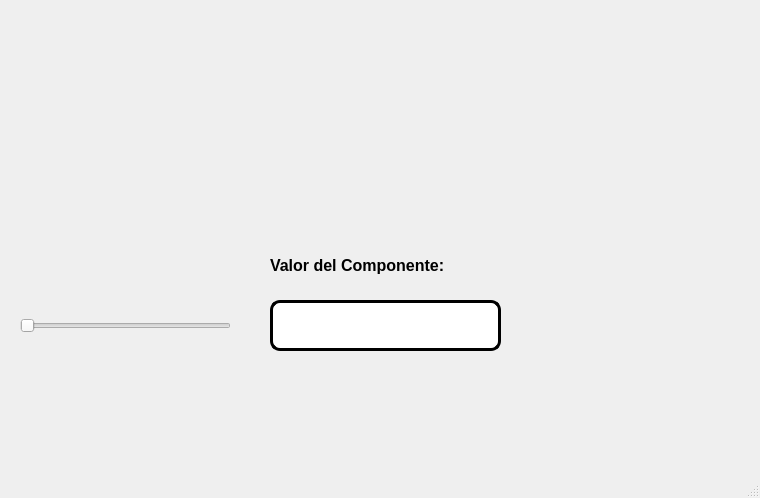
<?xml version="1.0" encoding="UTF-8"?>
<ui version="4.0">
 <class>MainWindow</class>
 <widget class="QMainWindow" name="MainWindow">
  <property name="geometry">
   <rect>
    <x>0</x>
    <y>0</y>
    <width>760</width>
    <height>498</height>
   </rect>
  </property>
  <property name="windowTitle">
   <string>MainWindow</string>
  </property>
  <widget class="QWidget" name="centralwidget">
   <widget class="QLabel" name="label_5">
    <property name="geometry">
     <rect>
      <x>270</x>
      <y>250</y>
      <width>231</width>
      <height>31</height>
     </rect>
    </property>
    <property name="font">
     <font>
      <pointsize>12</pointsize>
      <weight>75</weight>
      <bold>true</bold>
     </font>
    </property>
    <property name="text">
     <string>Valor del Componente:</string>
    </property>
   </widget>
   <widget class="QSlider" name="horizontalSlider">
    <property name="geometry">
     <rect>
      <x>20</x>
      <y>300</y>
      <width>211</width>
      <height>51</height>
     </rect>
    </property>
    <property name="orientation">
     <enum>Qt::Horizontal</enum>
    </property>
   </widget>
   <widget class="QLineEdit" name="lineEdit">
    <property name="geometry">
     <rect>
      <x>270</x>
      <y>300</y>
      <width>231</width>
      <height>51</height>
     </rect>
    </property>
    <property name="font">
     <font>
      <pointsize>25</pointsize>
      <weight>75</weight>
      <bold>true</bold>
     </font>
    </property>
    <property name="styleSheet">
     <string notr="true">background-color: rgb(255, 255, 255);
border-radius: 10px;
border: 3px solid black</string>
    </property>
    <property name="alignment">
     <set>Qt::AlignCenter</set>
    </property>
   </widget>
   <widget class="QLabel" name="label_2">
    <property name="geometry">
     <rect>
      <x>10</x>
      <y>20</y>
      <width>151</width>
      <height>111</height>
     </rect>
    </property>
    <property name="styleSheet">
     <string notr="true"/>
    </property>
    <property name="text">
     <string/>
    </property>
    <property name="pixmap">
     <pixmap resource="../Archivos/Recursos.qrc">:/Fotos/logofacultad.jpg</pixmap>
    </property>
    <property name="scaledContents">
     <bool>true</bool>
    </property>
   </widget>
   <widget class="QLabel" name="label_3">
    <property name="geometry">
     <rect>
      <x>580</x>
      <y>20</y>
      <width>161</width>
      <height>111</height>
     </rect>
    </property>
    <property name="styleSheet">
     <string notr="true"/>
    </property>
    <property name="text">
     <string/>
    </property>
    <property name="pixmap">
     <pixmap resource="../Archivos/Recursos.qrc">:/Fotos/logoUAT.jpg</pixmap>
    </property>
    <property name="scaledContents">
     <bool>true</bool>
    </property>
   </widget>
   <widget class="QLabel" name="label_4">
    <property name="geometry">
     <rect>
      <x>580</x>
      <y>310</y>
      <width>161</width>
      <height>121</height>
     </rect>
    </property>
    <property name="styleSheet">
     <string notr="true"/>
    </property>
    <property name="text">
     <string/>
    </property>
    <property name="pixmap">
     <pixmap resource="../Archivos/Recursos.qrc">:/Fotos/kirby buchon.jpg</pixmap>
    </property>
    <property name="scaledContents">
     <bool>true</bool>
    </property>
   </widget>
  </widget>
  <widget class="QMenuBar" name="menubar">
   <property name="geometry">
    <rect>
     <x>0</x>
     <y>0</y>
     <width>760</width>
     <height>26</height>
    </rect>
   </property>
  </widget>
  <widget class="QStatusBar" name="statusbar"/>
 </widget>
 <resources>
  <include location="../Archivos/Recursos.qrc"/>
 </resources>
 <connections/>
</ui>
